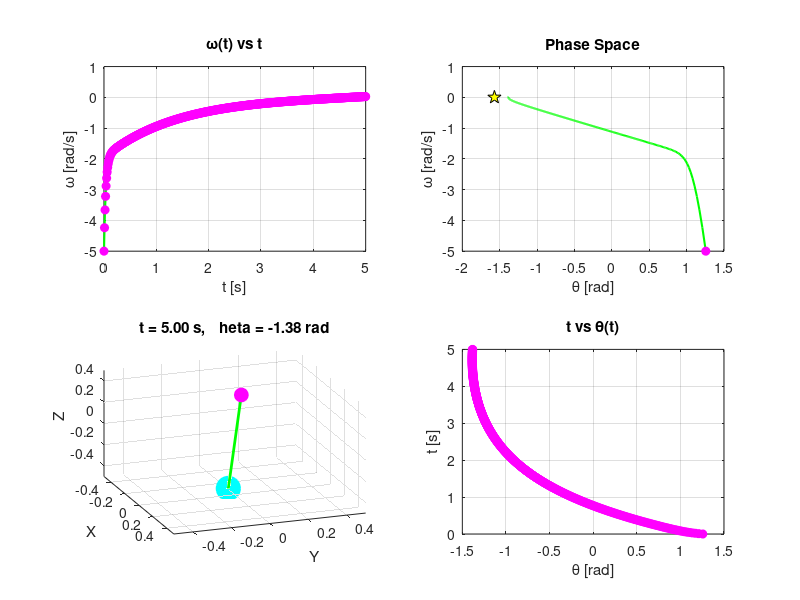

Recreate this plot in MATLAB.
%% Balancing Beam Stabilization with Finite-Horizon LQR (Discrete-Time)
clear; close all; clc;
pkg load control;

%% System Parameters (continuous-time)
m1    = 0.2;    % mass at one end [kg]
m2    = 0.35;   % mass at other end [kg]
mb    = 0.5;    % beam mass [kg]
L     = 1;      % beam length [m]
g     = 9.81;   % gravity [m/s^2]
b     = 0.08;   % viscous damping [N*m*s/rad]
u_c   = 0.001; % Coulomb friction coeff
eps   = 1e-3;   % smoothing for tanh

% Inertia
I  = 1/12*mb*L^2 + 1/4*(m1+m2)*L^2;
aa = b/I;
bb = (u_c*g*L)/(2*I);
cc = ((m2-m1)*g*L)/(2*I);
dd = L/(2*I);

%% Equilibrium (operating point)
theta_e     = -pi/2;
theta_dot_e = 0;
x_e = [theta_e; theta_dot_e];

%% Linearized continuous-time model
a = [0, 1;
    -cc*sin(theta_e), -aa - bb/eps];
b = [0; dd];

%% Discretize (ZOH)
Ts = 0.01;       % sampling interval [s]
N  = 500;         % control horizon (# steps)
sysc = ss(a,b,eye(2),zeros(2,1));
sysd = c2d(sysc, Ts, 'zoh');
Ad = sysd.A;  Bd = sysd.B;

%% Finite-Horizon LQR (backward Riccati)
Q = diag([5, 0.1]);  % state weight
R = 0.1;             % input weight

P = zeros(2,2,N+1);
K = zeros(1,2,N);
P(:,:,N+1) = Q;        % terminal cost

for i = N:-1:1
    % Compute time-varying gain
    K(:,:,i) = (R + Bd' * P(:,:,i+1) * Bd) \ (Bd' * P(:,:,i+1) * Ad);
    % Riccati recursion
     P(:,:,i)=(Ad-Bd*K(:,:,i))'*P(:,:,i+1)*(Ad-Bd*K(:,:,i))+Q+K(:,:,i)'*R*K(:,:,i);
    %P(:,:,i) = Ad' * P(:,:,i+1) * Ad + Q - Ad' * P(:,:,i+1) * Bd * K(:,:,i);
end

disp('Finite-horizon gains K(:,:,1:N) computed.');

%% Simulation (discrete-time)
x_err = zeros(2, N+1);
x    = zeros(2, N+1);
x(:,1) = [4*pi/10; -5];     % initial absolute state
x_err(:,1) = x(:,1) - x_e;

u = zeros(1,N);
tspan = (0:N) * Ts;

for k = 1:N
    % control action
    u(k) = -K(:,:,k) * x_err(:,k);
    % state update
    x_err(:,k+1) = Ad * x_err(:,k) + Bd * u(k);
    x(:,k+1)     = x_err(:,k+1) + x_e;
end

% Extract for plotting/animation
theta   = x(1,:);  omega = x(2,:);

%% Animation & Plots
fig = figure('Position',[100,100,800,600]);

% 1) Angular velocity vs time
subplot(2,2,1);
plot(tspan, omega, 'g-', 'LineWidth', 1.5);
hold on; plot(tspan, omega, 'mo','MarkerFaceColor','m');
title('\omega(t) vs t'); xlabel('t [s]'); ylabel('\omega [rad/s]'); grid on;

% 2) Phase plot
subplot(2,2,2);
plot(theta, omega, 'g-', 'LineWidth',1.5);
hold on; plot(theta(1), omega(1),'mo','MarkerFaceColor','m');
plot(theta_e, theta_dot_e,'kp','MarkerSize',10,'MarkerFaceColor','y');
title('Phase Space'); xlabel('\theta [rad]'); ylabel('\omega [rad/s]'); grid on;

% 3) 3D Beam animation (discrete frames)
subplot(2,2,3);
axis_lim = L/2; axis([-axis_lim axis_lim -axis_lim axis_lim -axis_lim axis_lim]);
grid on; view([70 30]); hold on;
title('3D Beam Animation'); xlabel('X'); ylabel('Y'); zlabel('Z');
beam_pts = [-L/2,0,0; L/2,0,0];
h_beam = plot3(nan,nan,nan,'g-','LineWidth',2);
h_m1   = plot3(nan,nan,nan,'mo','MarkerSize',m1*50,'MarkerFaceColor','m');
h_m2   = plot3(nan,nan,nan,'co','MarkerSize',m2*50,'MarkerFaceColor','c');

for k = 1:5:length(tspan)
    beam_rot = (roty(rad2deg(theta(k))) * beam_pts')';
    set(h_beam,'XData',beam_rot(:,1),'YData',beam_rot(:,2),'ZData',beam_rot(:,3));
    set(h_m1,'XData',beam_rot(2,1),'YData',beam_rot(2,2),'ZData',beam_rot(2,3));
    set(h_m2,'XData',beam_rot(1,1),'YData',beam_rot(1,2),'ZData',beam_rot(1,3));
    title(sprintf('t = %.2f s, \theta = %.2f rad',tspan(k),theta(k)));
    drawnow;
    pause(0.02);
end

% 4) Angle vs time
subplot(2,2,4);
plot(theta, tspan, 'g-', 'LineWidth',1.5);
hold on; plot(theta, tspan, 'mo','MarkerFaceColor','m');
title('t vs \theta(t)'); xlabel('\theta [rad]'); ylabel('t [s]'); grid on;

